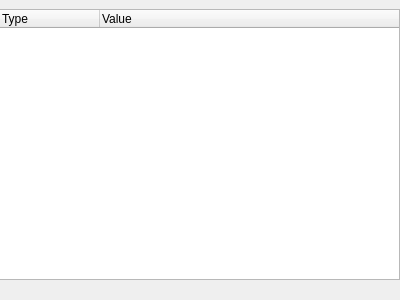
<?xml version="1.0" encoding="UTF-8"?>
<ui version="4.0">
 <class>EventPlaybackWidget</class>
 <widget class="QWidget" name="EventPlaybackWidget">
  <property name="geometry">
   <rect>
    <x>0</x>
    <y>0</y>
    <width>400</width>
    <height>300</height>
   </rect>
  </property>
  <property name="windowTitle">
   <string>Form</string>
  </property>
  <widget class="QWidget" name="verticalLayoutWidget">
   <property name="geometry">
    <rect>
     <x>-1</x>
     <y>9</y>
     <width>401</width>
     <height>271</height>
    </rect>
   </property>
   <layout class="QVBoxLayout" name="verticalLayout">
    <property name="sizeConstraint">
     <enum>QLayout::SetMaximumSize</enum>
    </property>
    <item>
     <widget class="QTreeWidget" name="treeWidget">
      <column>
       <property name="text">
        <string>Type</string>
       </property>
      </column>
      <column>
       <property name="text">
        <string>Value</string>
       </property>
      </column>
     </widget>
    </item>
   </layout>
  </widget>
 </widget>
 <resources/>
 <connections/>
</ui>
